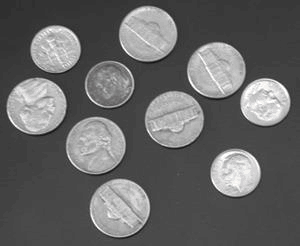
#> input picture coins.jpg, 300 x 246 px
$ python coins.py
#> lines starting #> are read from the running program, lines starting #| are printed output that depends on the picture; after the words box and inside, x2 and y2 are one past the last pixel; in counts of white or black regions, pixels touching at a corner belong together
import cv2
import numpy as np
coins = cv2.imread("coins.jpg")
#> coins is the input picture: shape (246, 300, 3); mean B, G, R 102.8, 102.8, 102.9
coinsGray = cv2.cvtColor(coins, cv2.COLOR_BGR2GRAY)
ret, coinsBin = cv2.threshold(coins, 95, 255, cv2.THRESH_BINARY)
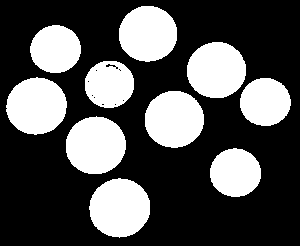
#> coinsBin: shape (246, 300, 3); 32.1% white; 10 white regions, largest, box (x1, y1, x2, y2) and area: (89, 178, 150, 238) 2819, (66, 116, 126, 174) 2738, (6, 77, 67, 135) 2713

kern = np.ones((5, 5), np.uint8)
coinsEroded = cv2.erode(coinsBin, kernel=kern, iterations=5)
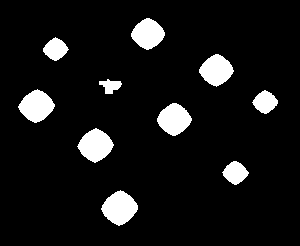
#> coinsEroded: shape (246, 300, 3); 8.4% white; 10 white regions, largest, box (x1, y1, x2, y2) and area: (101, 190, 138, 226) 868, (77, 128, 114, 163) 826, (18, 89, 55, 123) 810
coinsEroded = cv2.cvtColor(coinsEroded, cv2.COLOR_BGR2GRAY)
#> coinsEroded: shape (246, 300); 8.4% white; 10 white regions
contours, hierarchy = cv2.findContours(coinsEroded, cv2.RETR_TREE, cv2.CHAIN_APPROX_SIMPLE)
#> contours = 10 contours; largest, box (x1, y1, x2, y2) and area: (101, 190, 138, 226) 822, (77, 128, 114, 163) 782, (18, 89, 55, 123) 767, (157, 103, 192, 136) 733, (199, 54, 234, 87) 712
coinsEroded = cv2.cvtColor(coinsEroded, cv2.COLOR_GRAY2BGR)
coinsDrawn = coinsEroded.copy()
coinsDrawn = cv2.drawContours(coinsDrawn, contours, -1, (0,255,0), 3)
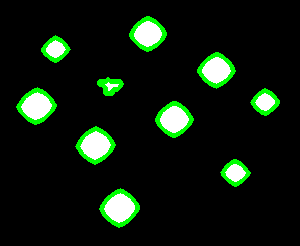
#> coinsDrawn: shape (246, 300, 3); 4.98% of pixels changed, all inside (x1, y1, x2, y2) = (16, 16, 280, 228)
res = np.hstack((coins,coinsBin, coinsEroded, coinsDrawn))
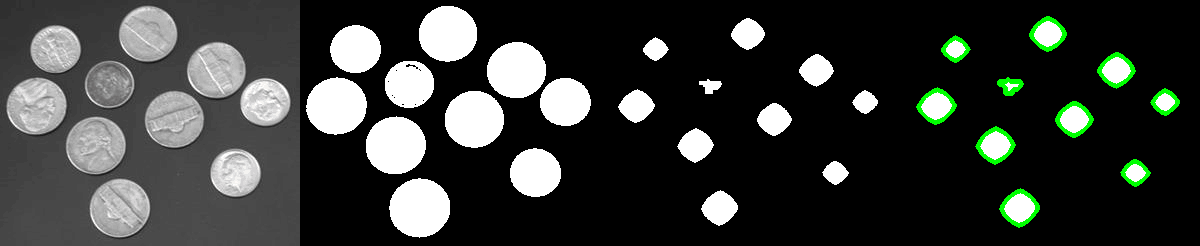
#> res: shape (246, 1200, 3); mean B, G, R 55.1, 58.2, 55.1
cv2.imshow('1', res)
cv2.waitKey(0)
cv2.imwrite('res.jpg', res)
print("The image contains %d coins." % (len(contours)))
#| The image contains 10 coins.
